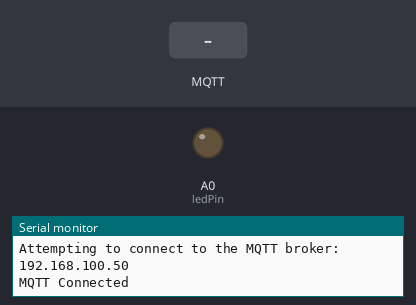
The sketch below on a simulated Arduino MKR. Parts: output pins drawn as LEDs (lit = HIGH), the last lines printed to the serial monitor. The test bench sets the inputs (shaded band). WiFi joins after 1.5 s; servers stay silent unless stated; no MQTT or app messages arrive unless stated.

Above: at 2.8 s.
2.9 s: MQTT message "90" arrives on the first subscribed topic
At 3.6 s:
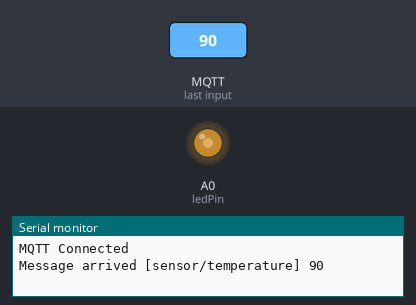
4.4 s: MQTT message "200" arrives on the first subscribed topic
At 4.7 s:
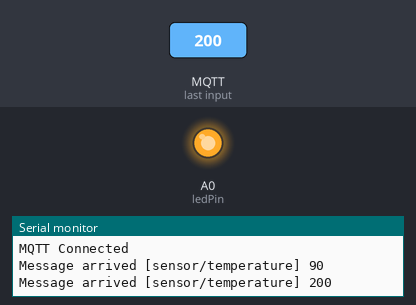
5.9 s: MQTT message "on" arrives on the first subscribed topic
At 7.0 s:
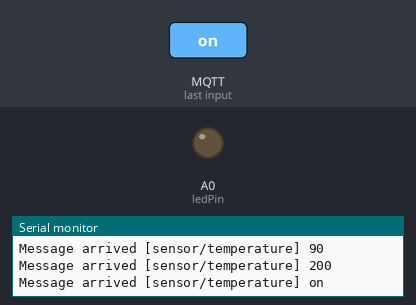
Timing chart, 0 to 8.9 s (numbered marks = the images above; inputs shaded):
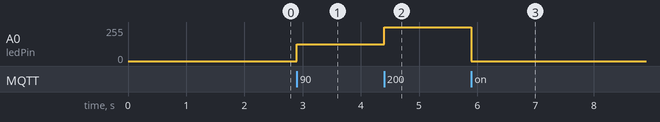

Measured:
- after the input at 2.9 s, A0 (ledPin): 0/255 → 127/255 at once
- after the input at 4.4 s, A0 (ledPin): 127/255 → 255/255 at once
- after the input at 5.9 s, A0 (ledPin): 255/255 → 0/255 at once

The sketch:

ledbar.ino
```cpp
#include <SPI.h>
#include <Ethernet.h>
#include <PubSubClient.h>
#include <WiFiNINA.h>

#include "secrets.h"

int ledPin = A0;    // LED connected to digital pin 9
char ssid[] = SECRET_SSID;        // your network SSID (name)
int status = WL_IDLE_STATUS;     // the Wifi radio's status

WiFiClient wifiClient;
PubSubClient mqttClient(wifiClient);

IPAddress broker(192,168,100,50);
const uint16_t port = 1883;
const char topic[] = "sensor/temperature";

void initWiFi() {
  // check for the WiFi module:
  if (WiFi.status() == WL_NO_MODULE) {
    Serial.println("Communication with WiFi module failed!");
    // don't continue
    while (true);
  }

  String fv = WiFi.firmwareVersion();
  if (fv < WIFI_FIRMWARE_LATEST_VERSION) {
    Serial.println("Please upgrade the firmware");
  }

  // attempt to connect to Wifi network:
  while (status != WL_CONNECTED) {
    Serial.print("Attempting to connect to open SSID: ");
    Serial.println(ssid);
    status = WiFi.begin(ssid);
  }
}
void printWifiData() {
  // print your board's IP address:
  IPAddress ip = WiFi.localIP();
  Serial.print("IP Address: ");
  Serial.println(ip);

  // print your MAC address:
  byte mac[6];
  WiFi.macAddress(mac);
  Serial.print("MAC address: ");
  printMacAddress(mac);

  // print your subnet mask:
  IPAddress subnet = WiFi.subnetMask();
  Serial.print("NetMask: ");
  Serial.println(subnet);

  // print your gateway address:
  IPAddress gateway = WiFi.gatewayIP();
  Serial.print("Gateway: ");
  Serial.println(gateway);
}

void printMacAddress(byte mac[]) {
  for (int i = 5; i >= 0; i--) {
    if (mac[i] < 16) {
      Serial.print("0");
    }
    Serial.print(mac[i], HEX);
    if (i > 0) {
      Serial.print(":");
    }
  }
  Serial.println();
}

void printCurrentNet() {
  // print the SSID of the network you're attached to:
//  Serial.print("SSID: ");
//  Serial.println(WiFi.SSID());

  // print the MAC address of the router you're attached to:
  byte bssid[6];
  WiFi.BSSID(bssid);
  Serial.print("BSSID: ");
  printMacAddress(bssid);

  // print the received signal strength:
  long rssi = WiFi.RSSI();
  Serial.print("signal strength (RSSI):");
  Serial.println(rssi);

  // print the encryption type:
  byte encryption = WiFi.encryptionType();
  Serial.print("Encryption Type:");
  Serial.println(encryption, HEX);
}

void callback(char* topic, byte* payload, unsigned int length) {
  Serial.print("Message arrived [");
  Serial.print(topic);
  Serial.print("] ");
  char data[10];
  int i=0;
  while ((i<9) && (i<length)) {
    data[i]=(char)payload[i];
    i++;
  }
  data[i] = '\0';
  Serial.print(data);
//  for (int i=0;i<length;i++) {
//    Serial.print((char)payload[i]);
//  }
  Serial.println();
  int temperature = atoi(data);
  setMeter(temperature);
}

void setup() {
  Serial.begin(115200);
//  while (!Serial) {
//    ; // wait for serial port to connect. Needed for native USB port only
//  }
  delay(50); // wait for Serial

  pinMode(ledPin, OUTPUT);
  initWiFi();

  printCurrentNet();
  printWifiData();

  mqttClient.setServer(broker, port);
  mqttClient.setCallback(callback);

  Serial.print("Attempting to connect to the MQTT broker: ");
  Serial.println(broker);
  while (!mqttClient.connected()) {
     if (mqttClient.connect("arduinoClient")) {
        Serial.println("MQTT Connected");
        mqttClient.subscribe(topic);
     } else {
       Serial.print("MQTT connection failed! Error code = ");
       Serial.println(mqttClient.state());
       Serial.println("Trying again in 10 seconds ....");
       delay(10000);
     }
  }
}

int setMeter(uint8_t temp) {
  analogWrite(ledPin, map(temp, 20, 100, 5, 145));
}

int delta = 1;
int i;
uint16_t cnt=0;

void loop() {
    mqttClient.loop();
//    if (++cnt > 1000) {
//      cnt=0;
//      setMeter(i);
//      i+=delta;
//      if (i==10) delta=-1;
//      if (i==0)  delta=1;
//    }
}
```

secrets.h
```cpp
#define SECRET_SSID "fredlug"
```
